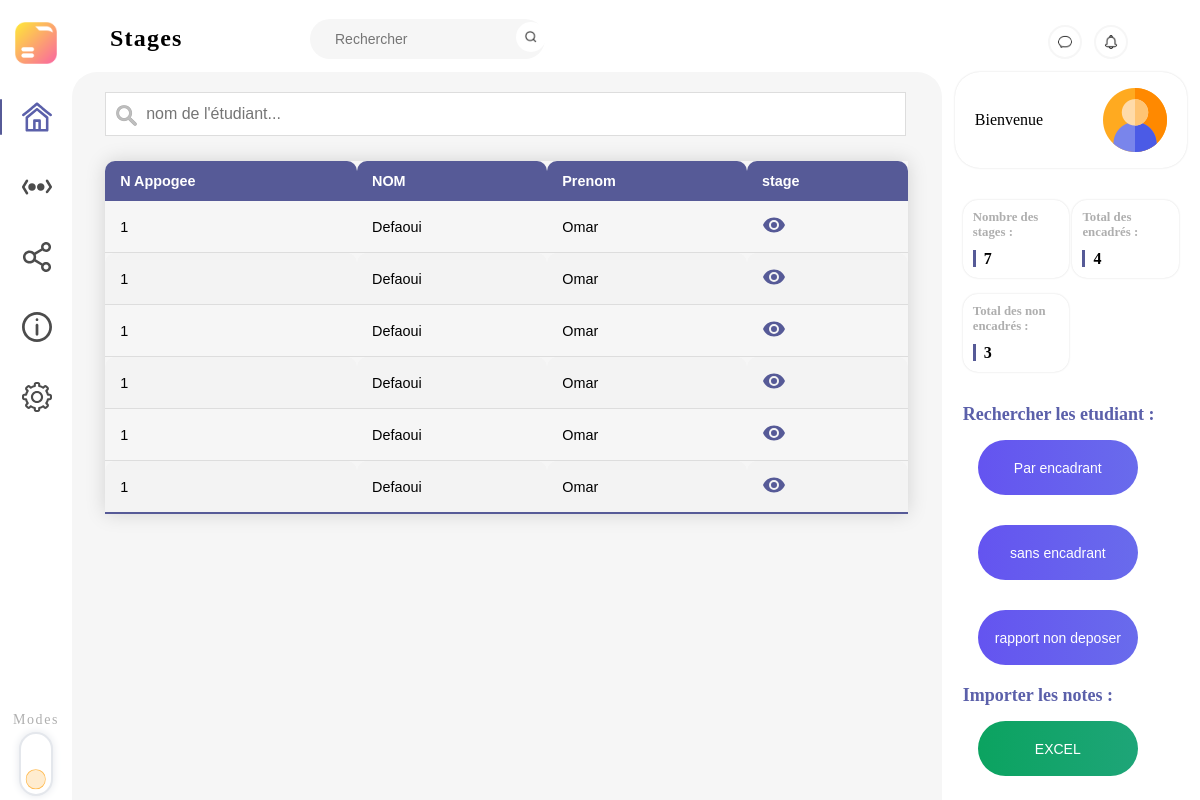
Page /admin/recherche_etudiant_sans_encadrant.php on the committed database.
### tables this page shows
CREATE TABLE `stage` (
  `id_stage` int(15) NOT NULL,
  `intitule_sujet` varchar(30) DEFAULT NULL,
  `description_sujet` varchar(300) DEFAULT NULL,
  `technologies` varchar(90) DEFAULT NULL,
  `premiere_version` varchar(200) DEFAULT NULL,
  `version_corrige` varchar(200) DEFAULT NULL,
  `presentation` varchar(200) DEFAULT NULL,
  `attestation_stage` varchar(200) DEFAULT NULL,
  `fiche_evalution` varchar(200) DEFAULT NULL,
  `nom_encadrant` varchar(200) DEFAULT NULL,
  `prenom_encardrant` varchar(30) DEFAULT NULL,
  `note` int(10) DEFAULT NULL,
  `est_valide` tinyint(1) DEFAULT 0,
  `type` varchar(10) DEFAULT NULL,
  `id_enseignant` int(20) DEFAULT NULL,
  `id_entreprise` int(20) DEFAULT NULL,
  `id_etudiant` int(20) DEFAULT NULL,
  `duree` int(3) DEFAULT NULL,
  `nom_binome` varchar(20) DEFAULT NULL,
  `prenom_binome` varchar(20) DEFAULT NULL,
  `photo_binome` varchar(80) DEFAULT NULL,
  `creation_date` date DEFAULT NULL
);

CREATE TABLE `etudiant` (
  `id_etudiant` int(15) NOT NULL,
  `prenom` varchar(30) NOT NULL,
  `nom` varchar(30) NOT NULL,
  `email` varchar(50) NOT NULL,
  `code` varchar(25) NOT NULL,
  `photo` varchar(80) DEFAULT NULL,
  `Filière` varchar(25) NOT NULL
);

### admin/recherche_etudiant_sans_encadrant.php (the view, shortened to what this page needs)
<?php
if(isset($_SESSION["id"])){
    include("connexion.php");
                 $compteur = "select * from stage";
                 $compt1 = mysqli_query($link,$compteur);
                 $n1=mysqli_num_rows($compt1);
                 $compteur2 = "select * from stage where id_enseignant is null";
                 $compt2 = mysqli_query($link,$compteur2);
                 $n2=mysqli_num_rows($compt2);
}
else{
    header("location:login.php");
}
?>
<!DOCTYPE html>
<html lang="en">
<head>
    <link rel="stylesheet" href="css/style_accueil_nav.css">
    <link rel="stylesheet" href="css/style_accueil_centre.css">
    <link rel="stylesheet" href="css/right_section.css">
    <link rel="stylesheet" href="../main_style1.css">
    <link rel="stylesheet" href="css/style_right_side_admin.css">
    <link rel="stylesheet" href="css/style_recherche_admin.css">
</head>
<body>
    <nav>
        <div id="logo_container">
            <img src="../assets/local_assets/images/logo.png" alt="Logo" id="logo">
        </div>
        <div id="nav_center">
            <h2>Stages</h2>
            <div id="search_bar">
            <form action="" method="POST" id="test">
                <input type="text" name="search1" placeholder="Rechercher" id="inputes">
                <button type="submit" name="sent" id="test1"><img src="../assets/local_assets/images/search.png" alt="search" class="rounded_icon_light"></button>
            </form>
            </div>
        </div>
            <div id="nav_right">
                <img src="../assets/local_assets/images/chat.png" alt="chat" class="rounded_icon_dark">
                <img src="../assets/local_assets/images/notification.png" alt="notifications" class="rounded_icon_dark">
            </div>
    </nav>
    <div id="content">
        <aside id="left_side">
            <div id="left_navition">
                <li><a href="accueil_admin.php" class="nav_active">
                        <div></div><img src="../assets/local_assets/svg/home.svg" alt="">
                    </a></li>
                <li><a href="#">
                        <div></div><img src="../assets/local_assets/svg/more.svg" alt="">
                    </a></li>
                <li><a href="#">
                        <div></div><img src="../assets/local_assets/svg/share.svg" alt="">
                    </a></li>
                <li><a href="#">
                        <div></div><img src="../assets/local_assets/svg/about.svg" alt="">
                    </a></li>
                <li><a href="#">
                        <div></div><img src="../assets/local_assets/svg/settings.svg" alt="">
                    </a></li>
            </div>
            <div id="modes">
                <p>Modes</p>
                <div id="mode_toggle">
                    <label>
                        <div class='toggle-slot'>
                            <div class='sun-icon-wrapper'>
                                <div class="iconify sun-icon" data-icon="feather-sun" data-inline="false"></div>
                            </div>
                            <div class='toggle-button'></div>
                        </div>
                    </label>
                </div>
            </div>
        </aside>
       <main>
       <div id="recherche_etudiant">
            <form action="#">
                <input type="text" id="myInput" onkeyup="myFunction()" placeholder="nom de l'étudiant...">
            </form>
            <table id="styled-table" >
            <thead>
                <tr>
                    <th>N Appogee</th>
                    <th>NOM</th>
                    <th>Prenom</th>
                    <th>stage</th>
                </tr>
            </thead>
            <tbody>
                <?php
                  $sql="SELECT et.id_etudiant as appo,et.nom as nom,et.prenom as prenom, s.id_stage as stage
                    FROM etudiant as et,enseignant as en,stage as s
                    where (et.id_etudiant=s.id_etudiant) and (s.id_enseignant IS NULL);";
                    $result = mysqli_query($link,$sql);
                    while($data=mysqli_fetch_assoc($result)){
                    ?>
                    <tr>
                        <td><?php echo $data['appo']?></td>
                        <td><?php echo $data['nom'] ?></td>
                        <td><?php echo $data['prenom'] ?></td>
                        <td><a title="Voir le detail" style="color: #565A97; text-align: center;" onclick="window.location.href='visualiser_stage.php?id_stage=<?php echo $data['stage'] ?>'">
                          </a>
                        </td>
                    </tr>
                <?php  } ?>
            </tbody>
        </table>
        </div>
       </main>
       <aside id="right_side">
        <div id="hello_container">
            <p>Bienvenue</p>
            <img src="../assets/local_assets/images/user_icon.png" alt="user_icon">
        </div>
        <div id="right_container">
            <div id="overview_container">
                    <div class="overview">
                        <p class="overview_name">Nombre des stages :</p>
                        <b class="overview_data"><?php echo $n1?></b>
                    </div>
                    <div class="overview">
                        <p class="overview_name">Total des encadrés :</p>
                        <b class="overview_data"><?php echo ($n1-$n2)?></b>
                    </div>
                    <div class="overview">
                        <p class="overview_name">Total des non encadrés :</p>
                        <b class="overview_data"><?php echo $n2?></b>
                    </div>
                </div>
            <div id="activity_container">
                <div class="links">
                    <p class="titre">Rechercher les etudiant  :</p>
                    <a href="recherche par encadrant.php"><button class="bn632-hover bn23" class='b_rechercher'>Par encadrant</button></a>
                    <a href="recherche_etudiant_sans_encadrant.php"><button class="bn632-hover bn23" class='b_rechercher'>sans encadrant</button></a>
                    <a href="recherche_rapport_non_deposer.php"><button class="bn632-hover bn23" class='b_rechercher'>rapport non deposer</button></a>
                </div>
                <div class="exel">
                    <p class="titre">Importer les notes :</p>
                    <a href="csv.php"><button class="bn632-hover bn22">EXCEL</button></a>
                </div>
            </div>
        </div>
    </aside>
    </div>
</body>
</html>

### admin/css/style_accueil_nav.css (style rules this page uses)
body { background-color: var(--color-white); color: var(--color-black); }
nav { display: flex; flex-direction: row; justify-content: space-between; align-items: center; width: 100%; height: var(--height-top-nav); position: relative; }
#logo_container { display: flex; align-items: center; justify-content: center; width: var(--width-left-section); }
#test { display: flex; }
#test1 { border: none; background-color: var(--color-grey-light); width: 10px; }
#logo_container #logo { width: 50px; height: 50px; margin-top: 13px; }
.rounded_icon_light, .rounded_icon_dark { width: 14px; height: 14px; border-radius: 50%; padding: 8px; background-color: var(--color-white); }
.rounded_icon_dark { border: 2px solid var(--color-grey-light); }
#nav_center { width: var(--width-center-section); display: flex; flex-direction: row; align-items: center; justify-content: space-between; position: absolute; top: 25px; left: 80px; }
#nav_center h2 { margin-left: 30px; margin-right: 0px; letter-spacing: 1.2px; }
#search_bar { width: 235px; height: 40px; background-color: var(--color-grey-light); display: flex; align-items: center; border-radius: 25px; margin-right: 20%; position: absolute; left: 230px; }
#search_bar input { flex: 1; border: none; outline: none; height: 40px; background-color: var(--color-grey-light); margin-left: 25px; font-size: 14px; }
#search_bar img { margin-right: 6px; }
#nav_right { width: var(--width-right-section); display: flex; flex-direction: row; align-items: center; justify-content: space-evenly; position: absolute; right: -20px; top: 25px; }
#nav_right img:first-child { margin-left: 30%; }
#nav_right img:last-child { margin-right: 30%; }
#left_side { display: flex; flex-direction: column; align-items: center; justify-content: space-between; width: var(--width-left-section); height: calc(100vh - var(--width-left-section)); }
#left_side li { list-style-type: none; width: var(--width-left-section); text-align: center; margin-top: 30px; margin-bottom: 40px; }
#left_side li a { list-style-type: none; width: var(--width-left-section); height: 30px; display: flex; align-items: center; }
#left_side li a div { background-color: var(--color-white); height: 36px; width: 2px; border-radius: 5px; }
#left_side li a img { width: 30px; height: 30px; padding: 4px calc((var(--width-left-section) - 32px) / 2); }
#left_side li a.nav_active div { background-color: var(--color-purple); }
#left_side li a.nav_active img { filter: invert(26%) sepia(13%) saturate(1876%) hue-rotate(198deg) brightness(94%) contrast(96%); }
#modes p { display: flex; align-items: center; justify-content: center; color: var(--color-grey-dark); font-size: 14px; font-weight: 500; letter-spacing: 1.6px; }
#mode_toggle { margin: 0; padding: 0; height: var(--width-left-section); width: 80px; transform: rotate(90deg); display: flex; align-items: center; justify-content: center; }
.toggle-slot { position: relative; height: 30px; width: 60px; border: 2px solid #e4e7ec; border-radius: 25px; background-color: white; box-shadow: 0px 0px 8px #e4e7ec; transition: background-color 250ms; }
.toggle-button { transform: translate(35.25px, 5.25px); position: absolute; height: 19.5px; width: 19.5px; border-radius: 50%; background-color: #ffeccf; box-shadow: inset 0px 0px 0px 0.75px #ffbb52; transition: background-color 250ms, border-color 250ms, transform 500ms cubic-bezier(.26, 2, .46, .71); }
.sun-icon { position: absolute; height: 18px; width: 18px; color: #ffbb52; }
.sun-icon-wrapper { position: absolute; height: 18px; width: 18px; opacity: 1; transform: translate(6px, 6px) rotate(15deg); transform-origin: 50% 50%; transition: opacity 150ms, transform 500ms cubic-bezier(.26, 2, .46, .71); }

### admin/css/style_accueil_centre.css (style rules this page uses)
body { background-color: var(--color-white); overflow: hidden; }
#content { display: flex; }
main { width: var(--width-center-section); height: calc(100vh - var(--height-top-nav)); background-color: var(--color-grey-light); border-top-left-radius: 25px; border-top-right-radius: 25px; overflow-y: auto; display: flex; flex-wrap: wrap; padding: 0 1%; }
input { outline: none; border: none; }
#test1 { background: none; }

### main_style1.css (style rules this page uses)
* { padding: 0; margin: 0; }
:root { --color-white: #ffffff; --color-grey-light: #f6f6f6; --color-grey-medium: #d8d8d8; --color-grey-dark: #afafaf; --color-black: #000000; --color-purple: #565a97; }
:root { --height-top-nav: 6vw; --width-left-section: 6vw; --width-center-section: 72vw; --width-right-section: 22vw; --width-right-nav-top: 16vw; --width-right-nav-bottom: 18vw; }

### rows in the picture
stage: id_etudiant.id_etudiant "1", id_etudiant.nom "Defaoui", id_etudiant.prenom "Omar"
stage: id_etudiant.id_etudiant "1", id_etudiant.nom "Defaoui", id_etudiant.prenom "Omar"
stage: id_etudiant.id_etudiant "1", id_etudiant.nom "Defaoui", id_etudiant.prenom "Omar"

### other values in the picture
$n1 "7"
$n1-$n2 "4"
$n2 "3"
